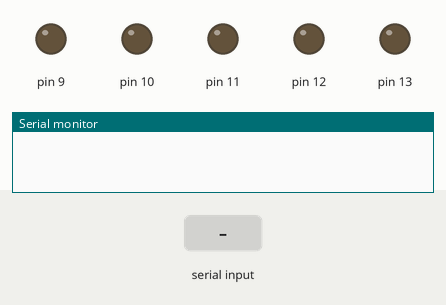
The sketch below on a simulated Arduino Uno, built with avr-gcc and run on an emulated ATmega328P. Parts: output pins drawn as LEDs (lit = HIGH), the last lines printed to the serial monitor. Inputs (shaded band) come from the test bench.

Above: at 1.2 s.
1.3 s: "F" received over the second serial link
At 1.8 s:
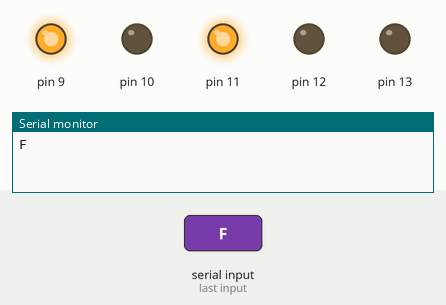
2.9 s: "B" received over the second serial link
At 4.2 s:
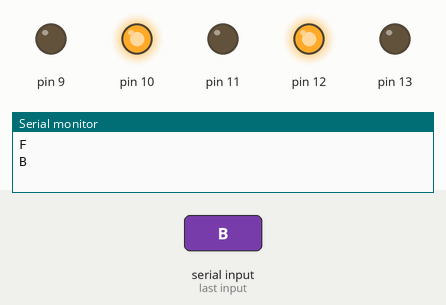
4.5 s: "S" received over the second serial link
At 5.5 s:
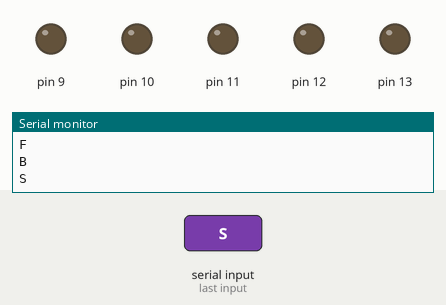
6.1 s: "L" received over the second serial link
At 6.7 s:
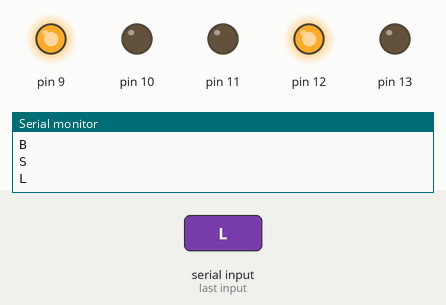
7.7 s: "R" received over the second serial link
At 9.1 s:
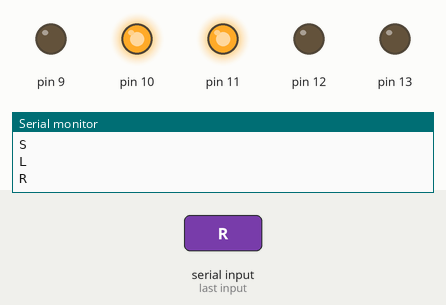
Timing chart, 0 to 10.3 s (numbered marks = the images above; inputs shaded):
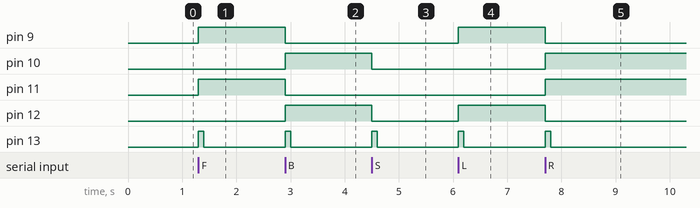

Measured:
- after the input at 1.3 s, pin 9, pin 11: LOW → HIGH at once; pin 13: LOW → HIGH at once, → LOW 0.10 s later
- after the input at 2.9 s, pin 9, pin 11: HIGH → LOW at once; pin 10, pin 12: LOW → HIGH at once; pin 13: LOW → HIGH at once, → LOW 0.10 s later
- after the input at 4.5 s, pin 10, pin 12: HIGH → LOW at once; pin 13: LOW → HIGH at once, → LOW 0.10 s later
- after the input at 6.1 s, pin 9, pin 12: LOW → HIGH at once; pin 13: LOW → HIGH at once, → LOW 0.10 s later
- after the input at 7.7 s, pin 9, pin 12: HIGH → LOW at once; pin 10, pin 11: LOW → HIGH at once; pin 13: LOW → HIGH at once, → LOW 0.10 s later

The sketch:

car.ino
```cpp
/*
 * Code Written By: Aman Ulla
 */
#include <SoftwareSerial.h>    //importing the Bluetooth library
SoftwareSerial mySerial(5,6);   //connect 5 to rx and 6 to tx
const int motor_1_A;
const int motor_1_B;
const int motor_2_A;
const int motor_2_B;
void setup() {
mySerial.begin(9600);     // Starting the Bluetooth Communication at 9600 Baud Rate
Serial.begin(9600);    // Starting the Serial Communication at 9600 Baud Rate
pinMode(9,OUTPUT);
pinMode(10,OUTPUT);
pinMode(11,OUTPUT);
pinMode(12,OUTPUT);
pinMode(13,OUTPUT);
}
void loop() {
char ch;   // declaring variable to get the input from the bluetooth
if(mySerial.available())    //If there is any input available then enter the If
{
  ch=mySerial.read();     //read the data from the bluetooth
  Serial.println(ch);     // print the data on the Serial Monitor
  digitalWrite(13,HIGH);
  switch(ch)
  {
    case 'F':      // if the character read is 'F' then move forward
      digitalWrite(9,HIGH);  //move forward
      digitalWrite(10,LOW);
      digitalWrite(11,HIGH);
      digitalWrite(12,LOW);
      delay(100);
      break;
    case 'B':     // if the character read is 'B' then move Backward
      digitalWrite(9,LOW);  //move backward   //2
      digitalWrite(10,HIGH);
      digitalWrite(11,LOW);
      digitalWrite(12,HIGH);
      delay(100);
      break;
     case 'S':    //if the character read is 'S' then stop all the motion
       digitalWrite(9,LOW);  // stop
       digitalWrite(10,LOW);
       digitalWrite(11,LOW);
       digitalWrite(12,LOW);
       delay(100);
      break;
     case 'L':          //if the character read is 'L' then move left direction
       digitalWrite(9,HIGH);  //left
       digitalWrite(10,LOW);
       digitalWrite(11,LOW);
       digitalWrite(12,HIGH);
       delay(100);
      break;
      case 'R':      //if the character read is 'R' then move right  direction
       digitalWrite(9,LOW);  //right
       digitalWrite(10,HIGH);
       digitalWrite(11,HIGH);
       digitalWrite(12,LOW);
       delay(100);
       break;
  }
}
digitalWrite(13,LOW);
}
```
